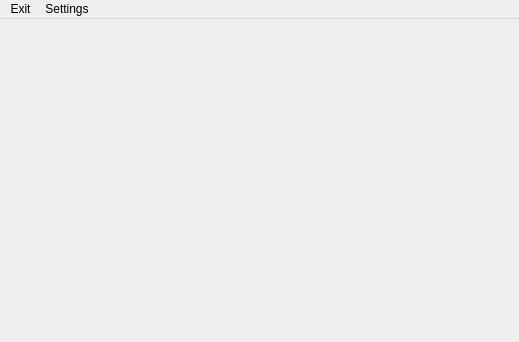
<?xml version="1.0" encoding="UTF-8"?>
<ui version="4.0">
 <class>MainWindow</class>
 <widget class="QMainWindow" name="MainWindow">
  <property name="geometry">
   <rect>
    <x>0</x>
    <y>0</y>
    <width>519</width>
    <height>342</height>
   </rect>
  </property>
  <property name="windowTitle">
   <string>MainWindow</string>
  </property>
  <widget class="QWidget" name="centralWidget"/>
  <widget class="QMenuBar" name="menuBar">
   <property name="geometry">
    <rect>
     <x>0</x>
     <y>0</y>
     <width>519</width>
     <height>20</height>
    </rect>
   </property>
   <widget class="QMenu" name="menuExit">
    <property name="title">
     <string>Exit</string>
    </property>
    <addaction name="actionExit_without_saving"/>
   </widget>
   <widget class="QMenu" name="menuSettings">
    <property name="title">
     <string>Settings</string>
    </property>
    <addaction name="actionThickness"/>
    <addaction name="actionColor"/>
   </widget>
   <addaction name="menuExit"/>
   <addaction name="menuSettings"/>
  </widget>
  <action name="actionExit_without_saving">
   <property name="text">
    <string>Exit without saving</string>
   </property>
  </action>
  <action name="actionThickness">
   <property name="text">
    <string>Size</string>
   </property>
   <property name="toolTip">
    <string>Size</string>
   </property>
  </action>
  <action name="actionColor">
   <property name="text">
    <string>Color</string>
   </property>
  </action>
 </widget>
 <layoutdefault spacing="6" margin="11"/>
 <resources/>
 <connections/>
</ui>
